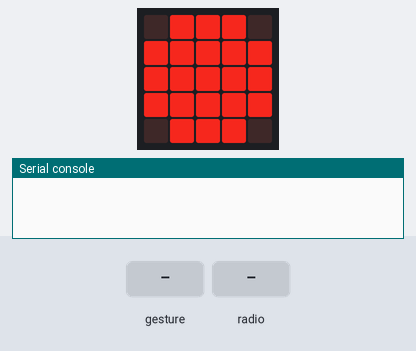
The program below on a simulated BBC micro:bit running MicroPython. On the bench: the board's 5×5 LED display, the last lines printed to the serial console. The inputs (shaded band) are chosen by the test bench. No radio messages arrive unless stated (any console line starting 'radio sent:' is added by the test bench); a tilt is held for 1.5 s and a shake lasts 1 s, then the board lies face up again.

Above: at 1.2 s.
1.3 s: gesture 'shake'
At 2.7 s:
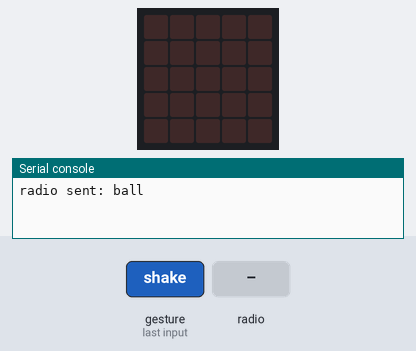
3.0 s: radio message "ball" arrives
At 4.0 s:
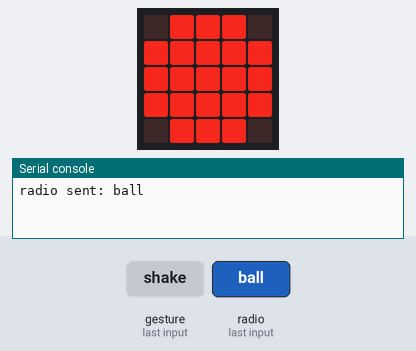
Timing chart, 0 to 6.0 s (numbered marks = the images above; inputs shaded):
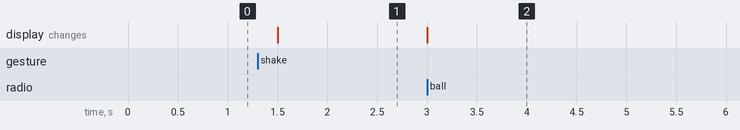

The program:

Ch13_07_basket_ball_passing.py
```python
from microbit import *
import radio

ball = Image("08880:"
              "88888:"
              "88888:"
              "88888:"
              "08880")
radio.on()
display.show(ball)
while True:
    if accelerometer.was_gesture('shake'):
        radio.send('ball')
        display.show(" ")
    incoming = radio.receive()
    if incoming == 'ball':
        display.show(ball)
```

Measured:
- after the input at 1.3 s, the display: changes after 0.20 s (image 1)
- after the input at 3.0 s, the display: changes at once (image 2)
